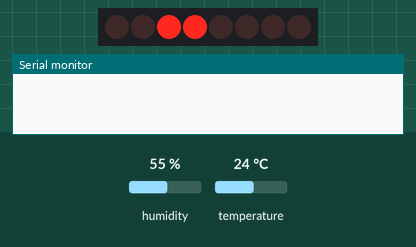
Recording of a sketch running on a simulated Arduino Uno, built for the host (arithmetic inside an expression is 32-bit, double 64-bit). Parts: 8 shift-register outputs drawn as a row of LEDs (first output left, lit = HIGH), the last lines printed to the serial monitor. Wiring (inferred from the names in the program): shift register (74HC595): data pin 3; shift clock pin 2; latch pin 5. Wiring (inferred from the signals the program sends): row of LEDs: on Q0, Q1, Q2, Q3, Q4, Q5, Q6, Q7. The inputs (shaded band) are chosen by the test bench; at power-on: temperature 24 °C, humidity 55 %. WiFi joins after 1.5 s; servers stay silent unless stated.

Above: at 0.1 s.
2.9 s: temperature set to 2 °C
At 4.4 s:
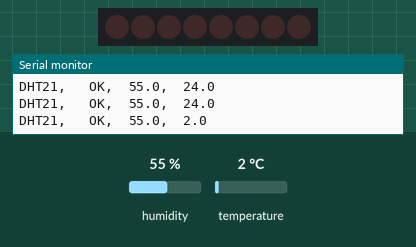
7.0 s: humidity set to 22 %
9.2 s: temperature set to 12 °C
12.2 s: humidity set to 40 %
15.3 s: temperature set to 3 °C
Timing chart, 0 to 59.8 s (numbered marks = the images above; inputs shaded):
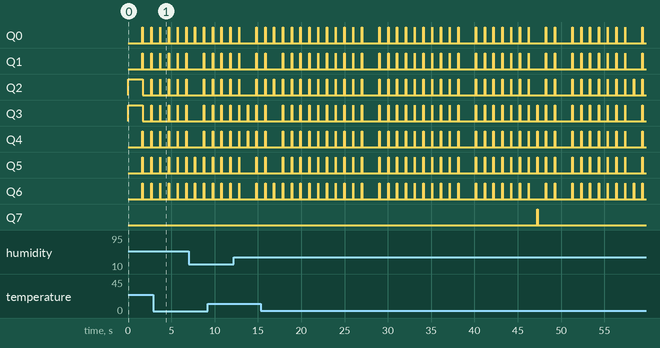

The sketch:

web_lcd_tempSensor_3.3.ino
```cpp
// Web Enabled Temperature Sensor
// v3.1

int refreshDelay = 1000; // higher = slower refresh

#include <dht.h>
dht DHT;
#define DHT21_PIN 9

#define PIN_SCE   5
#define PIN_RESET 6
#define PIN_DC    4
#define PIN_SDIN  3
#define PIN_SCLK  2
#define LCD_C     LOW
#define LCD_D     HIGH
#define LCD_X     84
#define LCD_Y     48

#include <SPI.h>
#include <Ethernet.h>

byte mac[] = { 0x90, 0xAD, 0xDA, 0x0D, 0x96, 0xFE };
EthernetServer server(80);
EthernetClient client;
String ipStr = "";

static const byte ASCII[][5] =
{
  {0x00, 0x00, 0x00, 0x00, 0x00} // 20
  , {0x00, 0x00, 0x5f, 0x00, 0x00} // 21 !
  , {0x00, 0x07, 0x00, 0x07, 0x00} // 22 "
  , {0x14, 0x7f, 0x14, 0x7f, 0x14} // 23 #
  , {0x24, 0x2a, 0x7f, 0x2a, 0x12} // 24 $
  , {0x23, 0x13, 0x08, 0x64, 0x62} // 25 %
  , {0x36, 0x49, 0x55, 0x22, 0x50} // 26 &
  , {0x00, 0x05, 0x03, 0x00, 0x00} // 27 '
  , {0x00, 0x1c, 0x22, 0x41, 0x00} // 28 (
  , {0x00, 0x41, 0x22, 0x1c, 0x00} // 29 )
  , {0x14, 0x08, 0x3e, 0x08, 0x14} // 2a *
  , {0x08, 0x08, 0x3e, 0x08, 0x08} // 2b +
  , {0x00, 0x50, 0x30, 0x00, 0x00} // 2c ,
  , {0x08, 0x08, 0x08, 0x08, 0x08} // 2d -
  , {0x00, 0x60, 0x60, 0x00, 0x00} // 2e .
  , {0x20, 0x10, 0x08, 0x04, 0x02} // 2f /
  , {0x3e, 0x51, 0x49, 0x45, 0x3e} // 30 0
  , {0x00, 0x42, 0x7f, 0x40, 0x00} // 31 1
  , {0x42, 0x61, 0x51, 0x49, 0x46} // 32 2
  , {0x21, 0x41, 0x45, 0x4b, 0x31} // 33 3
  , {0x18, 0x14, 0x12, 0x7f, 0x10} // 34 4
  , {0x27, 0x45, 0x45, 0x45, 0x39} // 35 5
  , {0x3c, 0x4a, 0x49, 0x49, 0x30} // 36 6
  , {0x01, 0x71, 0x09, 0x05, 0x03} // 37 7
  , {0x36, 0x49, 0x49, 0x49, 0x36} // 38 8
  , {0x06, 0x49, 0x49, 0x29, 0x1e} // 39 9
  , {0x00, 0x36, 0x36, 0x00, 0x00} // 3a :
  , {0x00, 0x56, 0x36, 0x00, 0x00} // 3b ;
  , {0x08, 0x14, 0x22, 0x41, 0x00} // 3c <
  , {0x14, 0x14, 0x14, 0x14, 0x14} // 3d =
  , {0x00, 0x41, 0x22, 0x14, 0x08} // 3e >
  , {0x02, 0x01, 0x51, 0x09, 0x06} // 3f ?
  , {0x32, 0x49, 0x79, 0x41, 0x3e} // 40 @
  , {0x7e, 0x11, 0x11, 0x11, 0x7e} // 41 A
  , {0x7f, 0x49, 0x49, 0x49, 0x36} // 42 B
  , {0x3e, 0x41, 0x41, 0x41, 0x22} // 43 C
  , {0x7f, 0x41, 0x41, 0x22, 0x1c} // 44 D
  , {0x7f, 0x49, 0x49, 0x49, 0x41} // 45 E
  , {0x7f, 0x09, 0x09, 0x09, 0x01} // 46 F
  , {0x3e, 0x41, 0x49, 0x49, 0x7a} // 47 G
  , {0x7f, 0x08, 0x08, 0x08, 0x7f} // 48 H
  , {0x00, 0x41, 0x7f, 0x41, 0x00} // 49 I
  , {0x20, 0x40, 0x41, 0x3f, 0x01} // 4a J
  , {0x7f, 0x08, 0x14, 0x22, 0x41} // 4b K
  , {0x7f, 0x40, 0x40, 0x40, 0x40} // 4c L
  , {0x7f, 0x02, 0x0c, 0x02, 0x7f} // 4d M
  , {0x7f, 0x04, 0x08, 0x10, 0x7f} // 4e N
  , {0x3e, 0x41, 0x41, 0x41, 0x3e} // 4f O
  , {0x7f, 0x09, 0x09, 0x09, 0x06} // 50 P
  , {0x3e, 0x41, 0x51, 0x21, 0x5e} // 51 Q
  , {0x7f, 0x09, 0x19, 0x29, 0x46} // 52 R
  , {0x46, 0x49, 0x49, 0x49, 0x31} // 53 S
  , {0x01, 0x01, 0x7f, 0x01, 0x01} // 54 T
  , {0x3f, 0x40, 0x40, 0x40, 0x3f} // 55 U
  , {0x1f, 0x20, 0x40, 0x20, 0x1f} // 56 V
  , {0x3f, 0x40, 0x38, 0x40, 0x3f} // 57 W
  , {0x63, 0x14, 0x08, 0x14, 0x63} // 58 X
  , {0x07, 0x08, 0x70, 0x08, 0x07} // 59 Y
  , {0x61, 0x51, 0x49, 0x45, 0x43} // 5a Z
  , {0x00, 0x7f, 0x41, 0x41, 0x00} // 5b [
  , {0x02, 0x04, 0x08, 0x10, 0x20} // 5c ¥
  , {0x00, 0x41, 0x41, 0x7f, 0x00} // 5d ]
  , {0x04, 0x02, 0x01, 0x02, 0x04} // 5e ^
  , {0x40, 0x40, 0x40, 0x40, 0x40} // 5f _
  , {0x00, 0x01, 0x02, 0x04, 0x00} // 60 `
  , {0x20, 0x54, 0x54, 0x54, 0x78} // 61 a
  , {0x7f, 0x48, 0x44, 0x44, 0x38} // 62 b
  , {0x38, 0x44, 0x44, 0x44, 0x20} // 63 c
  , {0x38, 0x44, 0x44, 0x48, 0x7f} // 64 d
  , {0x38, 0x54, 0x54, 0x54, 0x18} // 65 e
  , {0x08, 0x7e, 0x09, 0x01, 0x02} // 66 f
  , {0x0c, 0x52, 0x52, 0x52, 0x3e} // 67 g
  , {0x7f, 0x08, 0x04, 0x04, 0x78} // 68 h
  , {0x00, 0x44, 0x7d, 0x40, 0x00} // 69 i
  , {0x20, 0x40, 0x44, 0x3d, 0x00} // 6a j
  , {0x7f, 0x10, 0x28, 0x44, 0x00} // 6b k
  , {0x00, 0x41, 0x7f, 0x40, 0x00} // 6c l
  , {0x7c, 0x04, 0x18, 0x04, 0x78} // 6d m
  , {0x7c, 0x08, 0x04, 0x04, 0x78} // 6e n
  , {0x38, 0x44, 0x44, 0x44, 0x38} // 6f o
  , {0x7c, 0x14, 0x14, 0x14, 0x08} // 70 p
  , {0x08, 0x14, 0x14, 0x18, 0x7c} // 71 q
  , {0x7c, 0x08, 0x04, 0x04, 0x08} // 72 r
  , {0x48, 0x54, 0x54, 0x54, 0x20} // 73 s
  , {0x04, 0x3f, 0x44, 0x40, 0x20} // 74 t
  , {0x3c, 0x40, 0x40, 0x20, 0x7c} // 75 u
  , {0x1c, 0x20, 0x40, 0x20, 0x1c} // 76 v
  , {0x3c, 0x40, 0x30, 0x40, 0x3c} // 77 w
  , {0x44, 0x28, 0x10, 0x28, 0x44} // 78 x
  , {0x0c, 0x50, 0x50, 0x50, 0x3c} // 79 y
  , {0x44, 0x64, 0x54, 0x4c, 0x44} // 7a z
  , {0x00, 0x08, 0x36, 0x41, 0x00} // 7b {
  , {0x00, 0x00, 0x7f, 0x00, 0x00} // 7c |
  , {0x00, 0x41, 0x36, 0x08, 0x00} // 7d }
  , {0x10, 0x08, 0x08, 0x10, 0x08} // 7e ←
  , {0x78, 0x46, 0x41, 0x46, 0x78} // 7f →
};

void LcdCharacter(char character)
{
  LcdWrite(LCD_D, 0x00);
  for (int index = 0; index < 5; index++)
  {
    LcdWrite(LCD_D, ASCII[character - 0x20][index]);
  }
  LcdWrite(LCD_D, 0x00);
}

void LcdClear(void)
{
  for (int index = 0; index < LCD_X * LCD_Y / 8; index++)
  {
    LcdWrite(LCD_D, 0x00);
  }
}

void LcdInitialise(void)
{
  pinMode(PIN_SCE, OUTPUT);
  pinMode(PIN_RESET, OUTPUT);
  pinMode(PIN_DC, OUTPUT);
  pinMode(PIN_SDIN, OUTPUT);
  pinMode(PIN_SCLK, OUTPUT);
  digitalWrite(PIN_RESET, LOW);
  digitalWrite(PIN_RESET, HIGH);
  LcdWrite(LCD_C, 0x21 );  // LCD Extended Commands.
  LcdWrite(LCD_C, 0xB8 );  // Set LCD Vop (Contrast).
  LcdWrite(LCD_C, 0x04 );  // Set Temp coefficent. //0x04
  LcdWrite(LCD_C, 0x14 );  // LCD bias mode 1:48. //0x13
  LcdWrite(LCD_C, 0x20 );  // LCD Basic Commands
  LcdWrite(LCD_C, 0x0C );  // LCD in normal mode.
}

void LcdString(String str)
{
  for (int i=0; i<str.length(); i++)
  {
    LcdCharacter(str[i]);
  }
}

void LcdWrite(byte dc, byte data)
{
  digitalWrite(PIN_DC, dc);
  digitalWrite(PIN_SCE, LOW);
  shiftOut(PIN_SDIN, PIN_SCLK, MSBFIRST, data);
  digitalWrite(PIN_SCE, HIGH);
}

void gotoXY(int x, int y) {
  LcdWrite(0, 0x80 | x);  // Column.
  LcdWrite(0, 0x40 | y);  // Row.  ?
}

void UpdateLCD()
{
  //-- TEMPERATURE --
  gotoXY(7*7,3); // x,y offset
  String temperatureStr = String(DHT.temperature, 1); // 1 decimal place
  LcdString(temperatureStr + " ");

  //-- HUMIDITY --
  gotoXY(8*7,4); // x,y offset
  String humidityStr = String(DHT.humidity, 1); // 1 decimal places
  LcdString(humidityStr + " ");
}

void setup() {
  //-- Setup LCD --
  LcdClear();
  LcdInitialise();

  Serial.begin(9600);

  // start the Ethernet connection:
  if (Ethernet.begin(mac) == 0) {
    Serial.println("Failed to configure Ethernet using DHCP");
    for (;;)
      ;
  }
  Serial.print("My IP address: ");

  byte thisByte;
  for (thisByte = 0; thisByte < 4; thisByte++) {
    Serial.print(Ethernet.localIP()[thisByte], DEC);

    String ipPart = String(Ethernet.localIP()[thisByte], DEC);
    ipStr += ipPart;
    if (thisByte<3) ipStr += '.';

    Serial.print(".");
  }
  Serial.println();

  //-- Draw IPAddress on LCD --
  LcdClear();
  LcdString("IP:");
  gotoXY(0,1); // x,y
  LcdString(ipStr);

  //-- Draw label --
  gotoXY(0,3); // x,y
  LcdString("Temp = ");
  gotoXY(0,4); // x,y
  LcdString("Humid = ");
}

void loop() {

  // READ DATA
  Serial.print("DHT21, \t");
  int chk = DHT.read21(DHT21_PIN);
  switch (chk)
  {
    case DHTLIB_OK:
      Serial.print("OK,\t");
      break;
    case DHTLIB_ERROR_CHECKSUM:
      Serial.print("Checksum error,\t");
      break;
    case DHTLIB_ERROR_TIMEOUT:
      Serial.print("Time out error,\t");
      break;
    case DHTLIB_ERROR_CONNECT:
      Serial.print("Connect error,\t");
      break;
    case DHTLIB_ERROR_ACK_L:
      Serial.print("Ack Low error,\t");
      break;
    case DHTLIB_ERROR_ACK_H:
      Serial.print("Ack High error,\t");
      break;
    default:
      Serial.print("Unknown error,\t");
      break;
  }
  // DISPLAY DATA
  Serial.print(DHT.humidity, 1);
  Serial.print(",\t");
  Serial.println(DHT.temperature, 1);

  UpdateLCD();

  // listen for incoming clients
  EthernetClient client = server.available();
  if (client) {
    Serial.println("new client");
    // an http request ends with a blank line
    boolean currentLineIsBlank = true;
    while (client.connected()) {
      if (client.available()) {
        char c = client.read();
        Serial.write(c);
        // if you've gotten to the end of the line (received a newline
        // character) and the line is blank, the http request has ended,
        // so you can send a reply
        if (c == '\n' && currentLineIsBlank) {
          // send a standard http response header
          client.println("HTTP/1.1 200 OK");
          client.println("Content-Type: text/html");
          client.println("Connection: close");  // the connection will be closed after completion of the response
          client.println("Refresh: 5");  // refresh the page automatically every 5 sec
          client.println();
          client.println("<!DOCTYPE HTML>");
          client.println("<html>");
          // output the value of each analog input pin
          client.print("tHumidity ");
          client.print("<br>");
          client.print(DHT.humidity, 1);
          client.print("<br>");
          client.print("<br>");
          client.print("tTemperature (C)");
          client.print("<br>");
          client.print(DHT.temperature, 1);

          client.println("</html>");
          break;
        }
        if (c == '\n') {
          // you're starting a new line
          currentLineIsBlank = true;
        }
        else if (c != '\r') {
          // you've gotten a character on the current line
          currentLineIsBlank = false;
        }
      }
    }
    // give the web browser time to receive the data
    delay(1);
    // close the connection:
    client.stop();
    Serial.println("client disonnected");
  }

  delay(refreshDelay);
}
```
